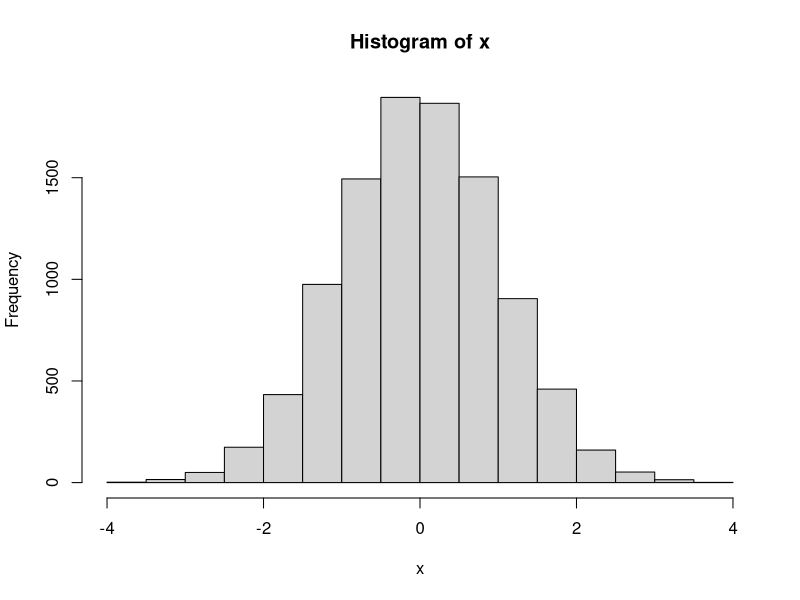

The R script that drew this image: (Note: this script raises an error after producing the figure.)
## ---- chunk 1
x <- rnorm(n = 10000, sd = 1, mean = 0)

hist(x)


## ---- chunk 2

x_df <- as_tibble(x)
ggplot(data = x_df, mapping = aes(x = x)) +
  geom_histogram()


## ---- chunk 3

x <- rbinom(n = 1000, size = 10, p = 0.5)


## ---- chunk 4
hist(x)

## ---- chunk 5

prior_survey <- read_csv("ENGE_5714_2021_pre_survey.csv")

ggplot(data = prior_survey, mapping = aes(x = `I know what a type I error is`)) +
  geom_bar() +
  coord_flip()



